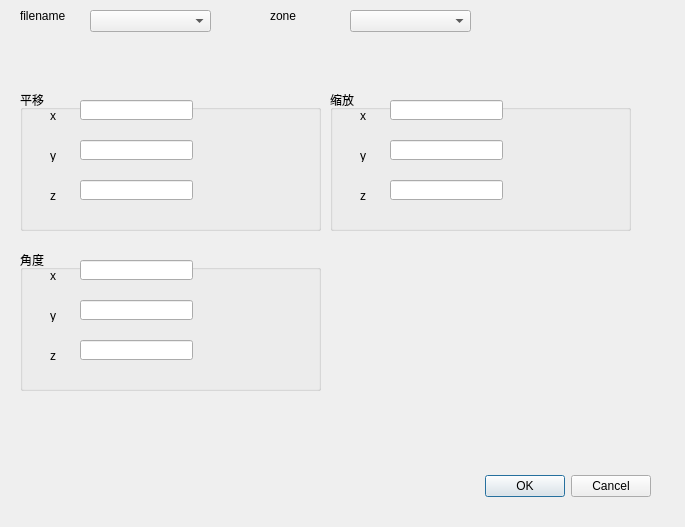
<?xml version="1.0" encoding="UTF-8"?>
<ui version="4.0">
 <class>ChangePositionDialog</class>
 <widget class="QDialog" name="ChangePositionDialog">
  <property name="geometry">
   <rect>
    <x>0</x>
    <y>0</y>
    <width>685</width>
    <height>527</height>
   </rect>
  </property>
  <property name="windowTitle">
   <string>Dialog</string>
  </property>
  <widget class="QDialogButtonBox" name="buttonBox">
   <property name="geometry">
    <rect>
     <x>310</x>
     <y>470</y>
     <width>341</width>
     <height>32</height>
    </rect>
   </property>
   <property name="orientation">
    <enum>Qt::Horizontal</enum>
   </property>
   <property name="standardButtons">
    <set>QDialogButtonBox::Cancel|QDialogButtonBox::Ok</set>
   </property>
  </widget>
  <widget class="QComboBox" name="comboBox">
   <property name="geometry">
    <rect>
     <x>90</x>
     <y>10</y>
     <width>121</width>
     <height>22</height>
    </rect>
   </property>
  </widget>
  <widget class="QComboBox" name="comboBox_2">
   <property name="geometry">
    <rect>
     <x>350</x>
     <y>10</y>
     <width>121</width>
     <height>22</height>
    </rect>
   </property>
  </widget>
  <widget class="QLabel" name="label_5">
   <property name="geometry">
    <rect>
     <x>20</x>
     <y>10</y>
     <width>54</width>
     <height>12</height>
    </rect>
   </property>
   <property name="text">
    <string>filename</string>
   </property>
  </widget>
  <widget class="QLabel" name="label_6">
   <property name="geometry">
    <rect>
     <x>270</x>
     <y>10</y>
     <width>54</width>
     <height>12</height>
    </rect>
   </property>
   <property name="text">
    <string>zone</string>
   </property>
  </widget>
  <widget class="QGroupBox" name="groupBox">
   <property name="geometry">
    <rect>
     <x>20</x>
     <y>90</y>
     <width>301</width>
     <height>141</height>
    </rect>
   </property>
   <property name="title">
    <string>平移</string>
   </property>
   <widget class="QLabel" name="label_7">
    <property name="geometry">
     <rect>
      <x>30</x>
      <y>20</y>
      <width>54</width>
      <height>12</height>
     </rect>
    </property>
    <property name="text">
     <string>x</string>
    </property>
   </widget>
   <widget class="QLabel" name="label_8">
    <property name="geometry">
     <rect>
      <x>30</x>
      <y>60</y>
      <width>54</width>
      <height>12</height>
     </rect>
    </property>
    <property name="text">
     <string>y</string>
    </property>
   </widget>
   <widget class="QLabel" name="label_9">
    <property name="geometry">
     <rect>
      <x>30</x>
      <y>100</y>
      <width>54</width>
      <height>12</height>
     </rect>
    </property>
    <property name="text">
     <string>z</string>
    </property>
   </widget>
   <widget class="QLineEdit" name="trans_x">
    <property name="geometry">
     <rect>
      <x>60</x>
      <y>10</y>
      <width>113</width>
      <height>20</height>
     </rect>
    </property>
   </widget>
   <widget class="QLineEdit" name="trans_y">
    <property name="geometry">
     <rect>
      <x>60</x>
      <y>50</y>
      <width>113</width>
      <height>20</height>
     </rect>
    </property>
   </widget>
   <widget class="QLineEdit" name="trans_z">
    <property name="geometry">
     <rect>
      <x>60</x>
      <y>90</y>
      <width>113</width>
      <height>20</height>
     </rect>
    </property>
   </widget>
  </widget>
  <widget class="QGroupBox" name="groupBox_2">
   <property name="geometry">
    <rect>
     <x>330</x>
     <y>90</y>
     <width>301</width>
     <height>141</height>
    </rect>
   </property>
   <property name="title">
    <string>缩放</string>
   </property>
   <widget class="QLabel" name="label_10">
    <property name="geometry">
     <rect>
      <x>30</x>
      <y>20</y>
      <width>54</width>
      <height>12</height>
     </rect>
    </property>
    <property name="text">
     <string>x</string>
    </property>
   </widget>
   <widget class="QLabel" name="label_11">
    <property name="geometry">
     <rect>
      <x>30</x>
      <y>60</y>
      <width>54</width>
      <height>12</height>
     </rect>
    </property>
    <property name="text">
     <string>y</string>
    </property>
   </widget>
   <widget class="QLabel" name="label_12">
    <property name="geometry">
     <rect>
      <x>30</x>
      <y>100</y>
      <width>54</width>
      <height>12</height>
     </rect>
    </property>
    <property name="text">
     <string>z</string>
    </property>
   </widget>
   <widget class="QLineEdit" name="scale_x">
    <property name="geometry">
     <rect>
      <x>60</x>
      <y>10</y>
      <width>113</width>
      <height>20</height>
     </rect>
    </property>
   </widget>
   <widget class="QLineEdit" name="scale_y">
    <property name="geometry">
     <rect>
      <x>60</x>
      <y>50</y>
      <width>113</width>
      <height>20</height>
     </rect>
    </property>
   </widget>
   <widget class="QLineEdit" name="scale_z">
    <property name="geometry">
     <rect>
      <x>60</x>
      <y>90</y>
      <width>113</width>
      <height>20</height>
     </rect>
    </property>
   </widget>
  </widget>
  <widget class="QGroupBox" name="groupBox_3">
   <property name="geometry">
    <rect>
     <x>20</x>
     <y>250</y>
     <width>301</width>
     <height>141</height>
    </rect>
   </property>
   <property name="title">
    <string>角度</string>
   </property>
   <widget class="QLabel" name="label_13">
    <property name="geometry">
     <rect>
      <x>30</x>
      <y>20</y>
      <width>54</width>
      <height>12</height>
     </rect>
    </property>
    <property name="text">
     <string>x</string>
    </property>
   </widget>
   <widget class="QLabel" name="label_14">
    <property name="geometry">
     <rect>
      <x>30</x>
      <y>60</y>
      <width>54</width>
      <height>12</height>
     </rect>
    </property>
    <property name="text">
     <string>y</string>
    </property>
   </widget>
   <widget class="QLabel" name="label_15">
    <property name="geometry">
     <rect>
      <x>30</x>
      <y>100</y>
      <width>54</width>
      <height>12</height>
     </rect>
    </property>
    <property name="text">
     <string>z</string>
    </property>
   </widget>
   <widget class="QLineEdit" name="angle_x">
    <property name="geometry">
     <rect>
      <x>60</x>
      <y>10</y>
      <width>113</width>
      <height>20</height>
     </rect>
    </property>
   </widget>
   <widget class="QLineEdit" name="angle_y">
    <property name="geometry">
     <rect>
      <x>60</x>
      <y>50</y>
      <width>113</width>
      <height>20</height>
     </rect>
    </property>
   </widget>
   <widget class="QLineEdit" name="angle_z">
    <property name="geometry">
     <rect>
      <x>60</x>
      <y>90</y>
      <width>113</width>
      <height>20</height>
     </rect>
    </property>
   </widget>
  </widget>
 </widget>
 <resources/>
 <connections>
  <connection>
   <sender>buttonBox</sender>
   <signal>accepted()</signal>
   <receiver>ChangePositionDialog</receiver>
   <slot>accept()</slot>
   <hints>
    <hint type="sourcelabel">
     <x>248</x>
     <y>254</y>
    </hint>
    <hint type="destinationlabel">
     <x>157</x>
     <y>274</y>
    </hint>
   </hints>
  </connection>
  <connection>
   <sender>buttonBox</sender>
   <signal>rejected()</signal>
   <receiver>ChangePositionDialog</receiver>
   <slot>reject()</slot>
   <hints>
    <hint type="sourcelabel">
     <x>316</x>
     <y>260</y>
    </hint>
    <hint type="destinationlabel">
     <x>286</x>
     <y>274</y>
    </hint>
   </hints>
  </connection>
 </connections>
</ui>
